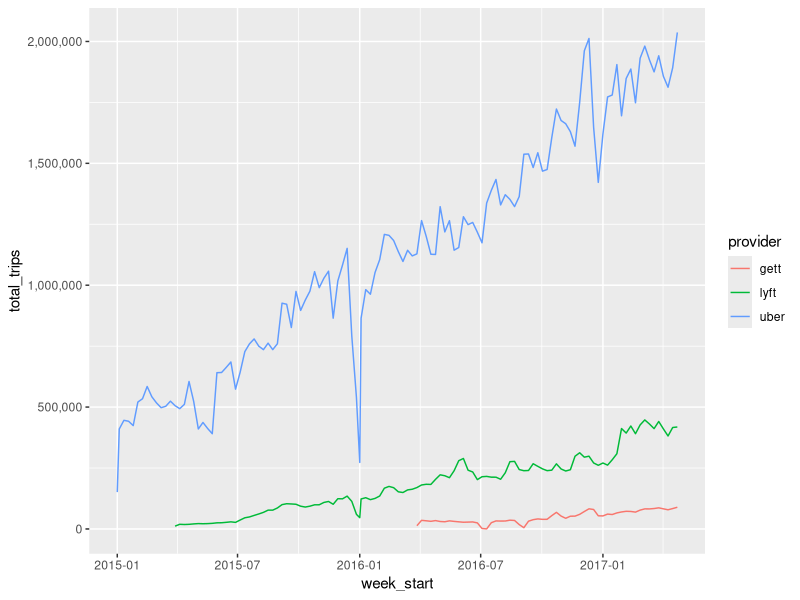
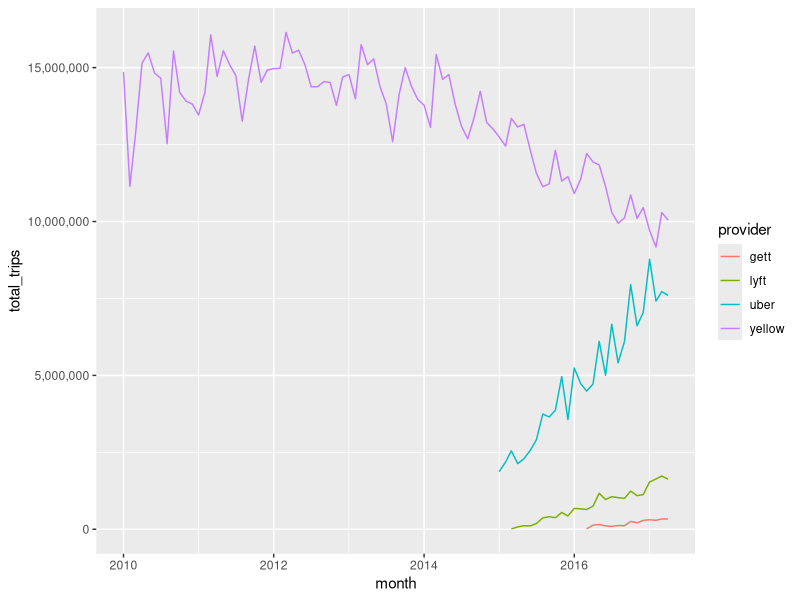

The R script that drew these images, in order:
library(dplyr)
library(lubridate)
library(readr)
library(ggplot2)
library(tidyr)
library(zoo)

gett <- read_csv("Gett_Trips_NYC_2016.csv") %>%
  mutate(
    week_start = mdy(`Pickup Start Date`),
    month = floor_date(week_start, "month")
  )

gett_weekly <- gett %>%
  group_by(
    week_start
  ) %>%
  summarise(
    gett = sum(`Total Dispatched Trips`)
  )
  
gett_monthly <- gett %>%
  group_by(
    month
  ) %>%
  summarise(
    gett = sum(`Total Dispatched Trips`)
  )

lyft <- read_csv("Lyft_Trips_NYC_2016.csv") %>%
  mutate(
    week_start = mdy(`Pickup Start Date`),
    month = floor_date(week_start, "month")
  )

lyft_weekly <- lyft %>%
  group_by(
    week_start
  ) %>%
  summarise(
    lyft = sum(`Total Dispatched Trips`)
  )
   
lyft_monthly <- lyft %>%
  group_by(
    month
  ) %>%
  summarise(
    lyft = sum(`Total Dispatched Trips`)
  )

uber <- read_csv("Uber_Trips_NYC_2016.csv") %>%
  mutate(
    week_start = mdy(`Pickup Start Date`),
    month = floor_date(week_start, "month")
  )

uber_weekly <- uber %>%
  group_by(
    week_start
  ) %>%
  summarise(
    uber = sum(`Total Dispatched Trips`)
  )

uber_monthly <- uber %>%
  group_by(
    month
  ) %>%
  summarise(
    uber = sum(`Total Dispatched Trips`)
  )

yellow_monthly <- read_csv("data_reports_monthly_indicators_yellow (3).csv") %>%
  mutate(
    month = ymd(paste0(`Month/Year`, "-01")),
    yellow =`Trips Per Day` * days_in_month(month)
  ) %>%
  select(
    month,
    yellow
  )

merged_weekly <- uber_weekly %>%
  full_join(lyft_weekly, by = c("week_start" = "week_start")) %>%
  full_join(gett_weekly, by = c("week_start" = "week_start")) %>%
  arrange(week_start)

merged_monthly <- yellow_monthly %>%
  full_join(uber_monthly, by = c("month" = "month")) %>%
  full_join(lyft_monthly, by = c("month" = "month")) %>%
  full_join(gett_monthly, by = c("month" = "month")) %>%
  arrange(month)

merged_weekly %>%
  filter(week_start >= ymd("2015-01-01")) %>%
  mutate(
    uber = uber / 1000000,
    lyft = lyft / 1000000,
    gett = gett / 1000000
  ) %>%
  write_csv('merged_weekly.csv', na = "null")

merged_monthly %>%
  filter(month >= ymd("2013-01-01")) %>%
  mutate(
    yellow = yellow / 1000000,
    uber = uber / 1000000,
    lyft = lyft / 1000000,
    gett = gett / 1000000
  ) %>%
  write_csv('merged_monthly.csv', na = "null")

merged_weekly_flat <- merged_weekly %>%
  gather(provider, total_trips, uber:gett)

merged_monthly_flat <- merged_monthly %>%
  gather(provider, total_trips, yellow:gett)

ggplot(merged_weekly_flat) +
  geom_line(aes(x = week_start, y = total_trips, color = provider)) +
  scale_y_continuous(labels = scales::comma)

ggplot(merged_monthly_flat) +
  geom_line(aes(x = month, y = total_trips, color = provider)) +
  scale_y_continuous(labels = scales::comma)
  